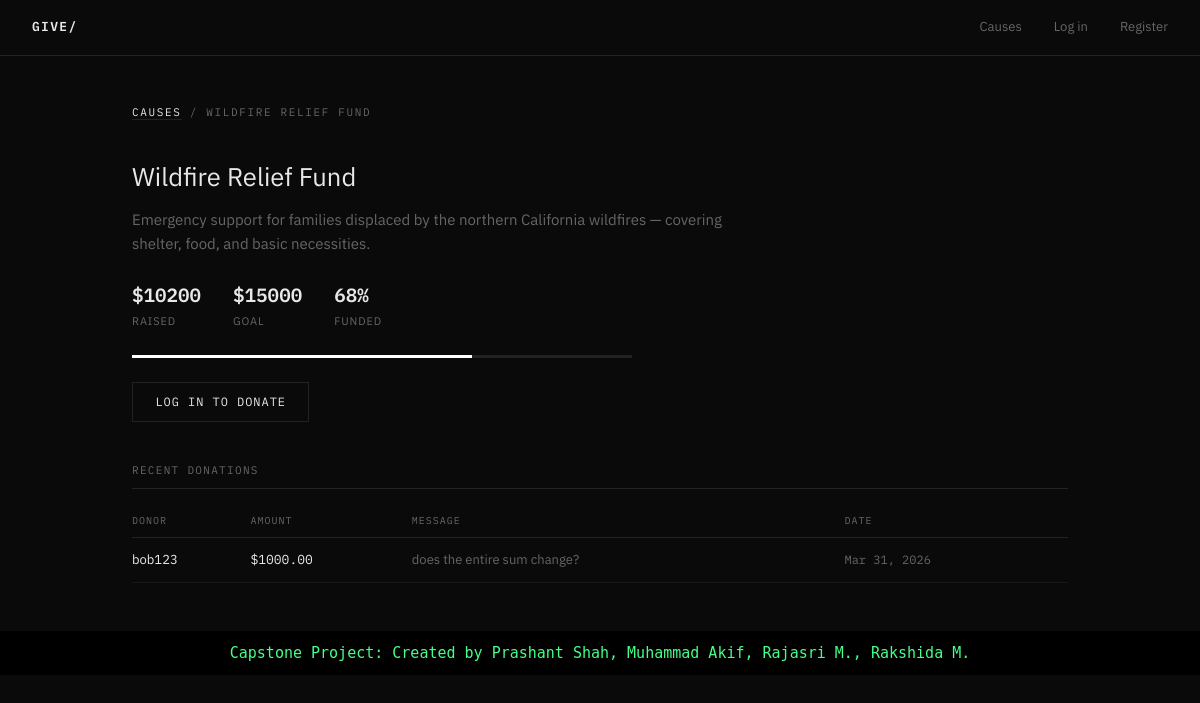
Screenshot of /cause/3/ with the database file from the repository.
### core/models.py (models this page shows, shortened)
class Cause(models.Model):
    title = models.CharField(max_length=200)
    description = models.TextField()
    goal_amount = models.DecimalField(max_digits=10, decimal_places=2)
    raised_amount = models.DecimalField(max_digits=10, decimal_places=2, default=0)
    image_url = models.URLField(blank=True)
    created_at = models.DateTimeField(auto_now_add=True)
    is_active = models.BooleanField(default=True)
    def progress_percent(self):
        if self.goal_amount == 0:
            return 0
        return min(int((self.raised_amount / self.goal_amount) * 100), 100)

class Donation(models.Model):
    STATUS_CHOICES = [
        ('pending', 'Pending'),
        ('completed', 'Completed'),
        ('failed', 'Failed'),
    ]
    donor = models.ForeignKey(User, on_delete=models.CASCADE)
    cause = models.ForeignKey(Cause, on_delete=models.CASCADE)
    amount = models.DecimalField(max_digits=10, decimal_places=2)
    status = models.CharField(max_length=20, choices=STATUS_CHOICES, default='pending')
    transaction_id = models.CharField(max_length=100, unique=True)
    donated_at = models.DateTimeField(auto_now_add=True)
    message = models.TextField(blank=True)

### core/views.py (the view)
# urls.py: path('cause/<int:pk>/', views.cause_detail, name='cause_detail'),
def cause_detail(request, pk):
    cause = get_object_or_404(Cause, pk=pk)
    donations = Donation.objects.filter(cause=cause, status='completed').order_by('-donated_at')[:10]
    return render(request, 'core/cause_detail.html', {'cause': cause, 'donations': donations})

### templates/core/cause_detail.html (shortened to what this page needs)
{% extends 'core/base.html' %}
{% block content %}
<p class="page-title"><a href="/">Causes</a> / {{ cause.title }}</p>
<div class="cause-header">
  <h1>{{ cause.title }}</h1>
  <p style="color: var(--muted); max-width: 600px;">{{ cause.description }}</p>
  <div class="cause-stats">
    <div class="stat">
      <span class="stat-val">${{ cause.raised_amount|floatformat:0 }}</span>
      <span class="stat-lbl">Raised</span>
    </div>
    <div class="stat">
      <span class="stat-val">${{ cause.goal_amount|floatformat:0 }}</span>
      <span class="stat-lbl">Goal</span>
    </div>
    <div class="stat">
      <span class="stat-val">{{ cause.progress_percent }}%</span>
      <span class="stat-lbl">Funded</span>
    </div>
  </div>
  <div style="margin-top: 1.5rem; max-width: 500px;">
    <div class="progress-bar" style="height: 3px;">
      <div class="progress-fill" style="width: {{ cause.progress_percent }}%"></div>
    </div>
  </div>
  <div style="margin-top: 1.5rem;">
    {% if user.is_authenticated %}
      <a href="/cause/{{ cause.pk }}/donate/" class="btn btn-primary">Donate Now</a>
    {% else %}
      <a href="/login/" class="btn">Log in to Donate</a>
    {% endif %}
  </div>
</div>
<div class="table-wrap">
  <p class="section-label">Recent Donations</p>
  {% if donations %}
  <table>
    <thead>
      <tr>
        <th>Donor</th>
        <th>Amount</th>
        <th>Message</th>
        <th>Date</th>
      </tr>
    </thead>
    <tbody>
      {% for d in donations %}
      <tr>
        <td>{{ d.donor.username }}</td>
        <td style="font-family: 'IBM Plex Mono', monospace;">${{ d.amount }}</td>
        <td style="color: var(--muted);">{{ d.message|default:"—" }}</td>
        <td style="color: var(--muted); font-family: 'IBM Plex Mono', monospace; font-size: 12px;">{{ d.donated_at|date:"M d, Y" }}</td>
      </tr>
      {% endfor %}
    </tbody>
  </table>
  {% else %}
    <p style="color: var(--muted); font-size: 13px;">No donations yet. Be the first.</p>
  {% endif %}
</div>
{% endblock %}

### static/css/style.css (style rules this page uses)
*, *::before, *::after { box-sizing: border-box; margin: 0; padding: 0; }
:root { --bg: #0a0a0a; --surface: #111111; --border: #222222; --text: #e8e8e8; --muted: #666666; --accent: #ffffff; --danger: #ff4444; --success: #44ff88; }
body { background: var(--bg); color: var(--text); font-family: 'IBM Plex Sans', sans-serif; font-size: 15px; line-height: 1.6; min-height: 100vh; }
a { color: var(--text); text-decoration: none; border-bottom: 1px solid var(--border); transition: border-color 0.2s; }
.page-title { font-family: 'IBM Plex Mono', monospace; font-size: 11px; letter-spacing: 0.15em; text-transform: uppercase; color: var(--muted); margin-bottom: 2.5rem; }
h1 { font-size: 2rem; font-weight: 300; margin-bottom: 0.5rem; line-height: 1.2; }
.progress-bar { height: 2px; background: var(--border); }
.progress-fill { height: 100%; background: var(--accent); transition: width 0.6s ease; }
.btn { display: inline-block; padding: 0.6rem 1.4rem; font-size: 12px; font-family: 'IBM Plex Mono', monospace; letter-spacing: 0.08em; text-transform: uppercase; border: 1px solid var(--border); background: transparent; color: var(--text); cursor: pointer; transition: background 0.15s, border-color 0.15s; text-decoration: none; }
.cause-header { margin-bottom: 2.5rem; }
.cause-header h1 { font-size: 1.6rem; font-weight: 400; margin-bottom: 1rem; }
.cause-stats { display: flex; gap: 2rem; margin-top: 1.5rem; }
.stat { display: flex; flex-direction: column; gap: 2px; }
.stat-val { font-family: 'IBM Plex Mono', monospace; font-size: 1.2rem; font-weight: 600; }
.stat-lbl { font-size: 11px; color: var(--muted); text-transform: uppercase; letter-spacing: 0.08em; }
.table-wrap { margin-top: 2rem; }
.section-label { font-size: 11px; letter-spacing: 0.12em; text-transform: uppercase; color: var(--muted); font-family: 'IBM Plex Mono', monospace; margin-bottom: 1rem; padding-bottom: 0.5rem; border-bottom: 1px solid var(--border); }
table { width: 100%; border-collapse: collapse; font-size: 13px; }
th { text-align: left; padding: 0.5rem 0; font-size: 10px; letter-spacing: 0.1em; text-transform: uppercase; color: var(--muted); font-family: 'IBM Plex Mono', monospace; border-bottom: 1px solid var(--border); font-weight: 400; }
td { padding: 0.75rem 0; border-bottom: 1px solid #181818; vertical-align: top; }

### rows the page displays
Cause: title "WILDFIRE RELIEF FUND", title "Wildfire Relief Fund", description "Emergency support for families displaced by the northern California wildfires — covering shelter, food, and basic necessities.", raised_amount "10200", goal_amount "15000", progress_percent "68"
Donation: donor.username "bob123", amount "1000.00", message "does the entire sum change?", donated_at "Mar 31, 2026"
